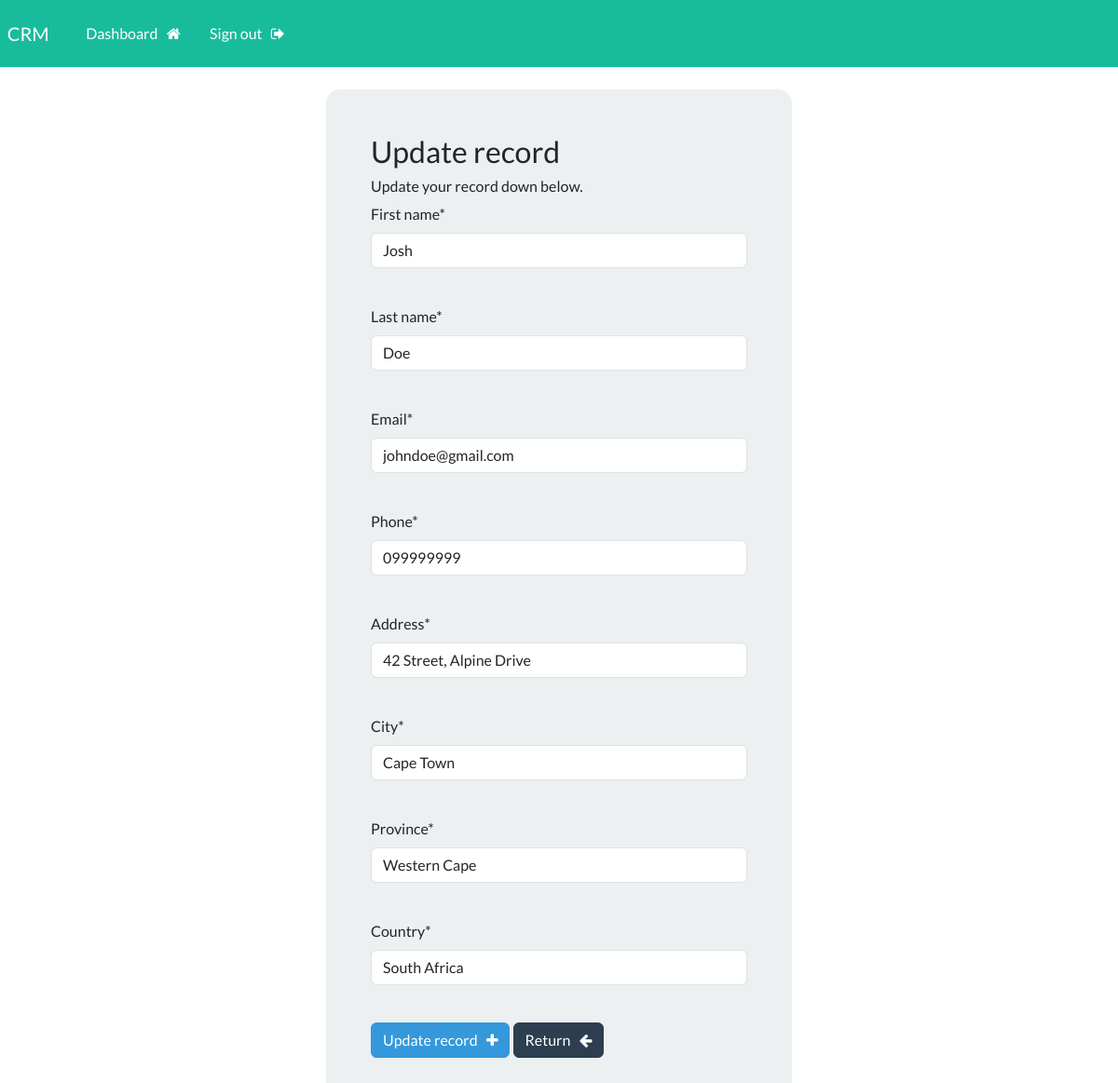
The app's page /update-record/1 (signed in) with its own data.
### webapp/models.py (models this page shows, shortened)
class Record(models.Model):
    creation_date = models.DateTimeField(auto_now_add=True)
    first_name = models.CharField(max_length=100)
    last_name = models.CharField(max_length=100)
    email = models.CharField(max_length=255)
    phone = models.CharField(max_length=20)
    address = models.CharField(max_length=300)
    city = models.CharField(max_length=255)
    province = models.CharField(max_length=200)
    country = models.CharField(max_length=125)

### webapp/views.py (the view)
# urls.py: path('update-record/<int:pk>', views.update_record, name="update-record"),
@login_required(login_url='my-login')
def update_record(request, pk):
    record = Record.objects.get(id=pk)
    form = UpdateRecordForm(instance=record)
    if request.method == "POST":
        form = UpdateRecordForm(request.POST, instance=record)
        if form.is_valid():
            form.save()
            return redirect('dashboard')
    context = {'form4': form}
    return render(request, 'webapp/update-record.html', context=context)

### webapp/forms.py
class UpdateRecordForm(forms.ModelForm):
    class Meta:
        model = Record
        fields= ['first_name', 'last_name', 'email', 'phone', 'address', 'city', 'province', 'country']

### webapp/templates/webapp/update-record.html (shortened to what this page needs)
{% extends 'webapp/base.html' %}
{% load crispy_forms_tags %}
{% block content %}
    <div class="container bg-light shadow-md p-5 form-layout">
        <h3>Update record</h3>
        <h6>Update your record down below. </h6>
        <form method="post" autocomplete="off">
            {{form4.first_name|as_crispy_field}}
            <br>
            {{form4.last_name|as_crispy_field}}
            <br>
            {{form4.email|as_crispy_field}}
            <br>
            {{form4.phone|as_crispy_field}}
            <br>
            {{form4.address|as_crispy_field}}
            <br>
            {{form4.city|as_crispy_field}}
            <br>
            {{form4.province|as_crispy_field}}
            <br>
            {{form4.country|as_crispy_field}}
            <br>
            <button type="submit" class="btn btn-info">Update record &nbsp; <i class="fa fa-plus" aria-hidden="true"></i></button>
            <a href="{% url 'dashboard' %}" class="btn btn-primary">Return &nbsp; <i class="fa fa-arrow-left" aria-hidden="true"></i>
            </a>
        </form>
    </div>
    <br>
{% endblock %}

### static/css/styles.css (style rules this page uses)
.form-layout { border-radius: 15px; width: 500px; }

### records on screen
Record: first_name "Josh", last_name "Doe", email "johndoe@gmail.com", phone "099999999", address "42 Street, Alpine Drive", city "Cape Town", province "Western Cape", country "South Africa"
